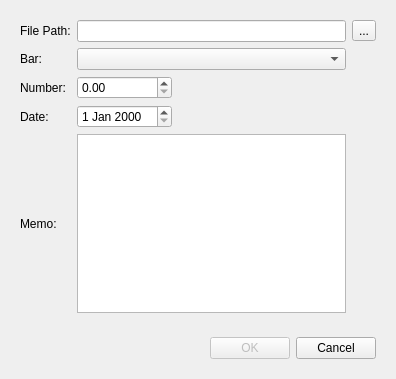
<?xml version="1.0" encoding="UTF-8"?>
<ui version="4.0">
 <class>FooDialog</class>
 <widget class="QDialog" name="FooDialog">
  <property name="geometry">
   <rect>
    <x>0</x>
    <y>0</y>
    <width>396</width>
    <height>379</height>
   </rect>
  </property>
  <property name="windowTitle">
   <string>Foo Details</string>
  </property>
  <layout class="QVBoxLayout" name="verticalLayout">
   <item>
    <widget class="QWidget" name="widgetsComposite" native="true">
     <layout class="QGridLayout" name="gridLayout">
      <item row="0" column="0">
       <widget class="QLabel" name="filePathLabel">
        <property name="text">
         <string>File Path:</string>
        </property>
       </widget>
      </item>
      <item row="2" column="0">
       <widget class="QLabel" name="numberLabel">
        <property name="text">
         <string>Number:</string>
        </property>
       </widget>
      </item>
      <item row="3" column="0">
       <widget class="QLabel" name="dateLabel">
        <property name="text">
         <string>Date:</string>
        </property>
       </widget>
      </item>
      <item row="3" column="1">
       <widget class="QDateEdit" name="dateDateEdit"/>
      </item>
      <item row="2" column="1">
       <widget class="QDoubleSpinBox" name="numberNumberEdit"/>
      </item>
      <item row="1" column="0">
       <widget class="QLabel" name="barLabel">
        <property name="text">
         <string>Bar:</string>
        </property>
       </widget>
      </item>
      <item row="0" column="3">
       <widget class="QToolButton" name="filePathToolButton">
        <property name="text">
         <string>...</string>
        </property>
       </widget>
      </item>
      <item row="4" column="0">
       <widget class="QLabel" name="memoLabel">
        <property name="text">
         <string>Memo:</string>
        </property>
       </widget>
      </item>
      <item row="0" column="1" colspan="2">
       <widget class="QLineEdit" name="filePathLineEdit"/>
      </item>
      <item row="1" column="1" colspan="2">
       <widget class="QComboBox" name="barComboBox"/>
      </item>
      <item row="4" column="1" colspan="2">
       <widget class="QTextEdit" name="memoTextEdit"/>
      </item>
      <item row="2" column="2">
       <spacer name="horizontalSpacer_2">
        <property name="orientation">
         <enum>Qt::Horizontal</enum>
        </property>
        <property name="sizeHint" stdset="0">
         <size>
          <width>40</width>
          <height>20</height>
         </size>
        </property>
       </spacer>
      </item>
     </layout>
    </widget>
   </item>
   <item>
    <widget class="QWidget" name="buttonsComposite" native="true">
     <layout class="QHBoxLayout" name="horizontalLayout">
      <item>
       <spacer name="horizontalSpacer">
        <property name="orientation">
         <enum>Qt::Horizontal</enum>
        </property>
        <property name="sizeHint" stdset="0">
         <size>
          <width>198</width>
          <height>20</height>
         </size>
        </property>
       </spacer>
      </item>
      <item>
       <widget class="QPushButton" name="acceptPushButton">
        <property name="enabled">
         <bool>false</bool>
        </property>
        <property name="text">
         <string>OK</string>
        </property>
       </widget>
      </item>
      <item>
       <widget class="QPushButton" name="cancelPushButton">
        <property name="text">
         <string>Cancel</string>
        </property>
       </widget>
      </item>
     </layout>
    </widget>
   </item>
  </layout>
 </widget>
 <tabstops>
  <tabstop>filePathLineEdit</tabstop>
  <tabstop>filePathToolButton</tabstop>
  <tabstop>barComboBox</tabstop>
  <tabstop>numberNumberEdit</tabstop>
  <tabstop>dateDateEdit</tabstop>
  <tabstop>memoTextEdit</tabstop>
  <tabstop>acceptPushButton</tabstop>
  <tabstop>cancelPushButton</tabstop>
 </tabstops>
 <resources/>
 <connections/>
</ui>
